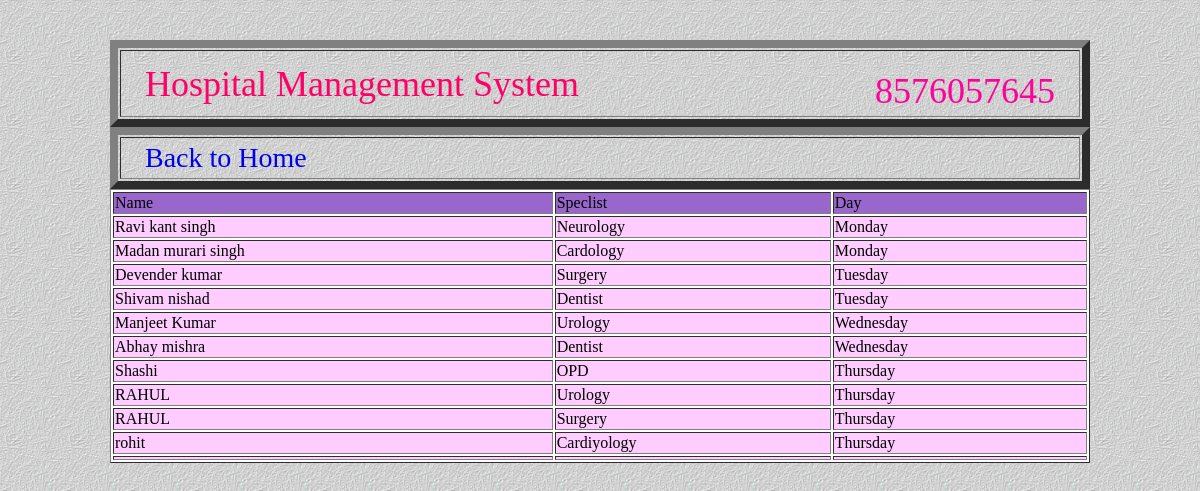
The app's page /ravi.php with its own data.
### tables this page shows
CREATE TABLE IF NOT EXISTS `doctor` (
  `id` int(10) unsigned NOT NULL AUTO_INCREMENT,
  `name` varchar(45) NOT NULL,
  `specilist` varchar(45) NOT NULL,
  `room` varchar(45) NOT NULL,
  `day` varchar(45) NOT NULL,
  PRIMARY KEY (`id`)
);

### ravi.php (the view, shortened to what this page needs)
<?php
$sql="SELECT * FROM doctor ";
$query=mysql_query($sql)or die(mysql_error());
?>
<!DOCTYPE HTML>
<html>
<title>p-list</title><head>
<link rel="stylesheet" href="css/list.css">
	</head><body>
    <form method="" action="plist.php">
     <table width="100%" border="8" style="margin-top:40px">
    <tr>
    <td><table width="100%" border="0"></td>
    <tr>
    <td><div class="ravi">Hospital Management System</div></td>
    <td><div class="kant">8576057645</div></td>
    </tr>
    </table>
    <table width="100%" border="8">
    <tr>
   <td><table width="100%" border="0"></td>
    <tr>
		 <td><div class="singh"><a href="index.php" target="_self">Back to Home</a></div></td>
        </tr>
         </table>
    <table width="100%" border="1" bgcolor="#FFFFFF">
      <tr>
        <td bgcolor="#9966CC"><span class="style1">Name</span></td>
        <td bgcolor="#9966CC"><span class="style1">Speclist</span></td>
        <td bgcolor="#9966CC"><span class="style1">Day</span></td
      ></tr>
      <?php while($row=mysql_fetch_array($query)){?>
      <tr bgcolor="#FFCCFF">
        <td><?php echo $row['1']?></td>
        <td><?php echo $row['2']?></td>
        <td><?php echo $row['4']?></td>
      </tr>
	  <?php } ?>
    </table></td>
</form>
</body>
</html>

### css/list.css (style rules this page uses)
.ravi { font-size:36px; margin-left:20px; color:#F06; }
.kant { font-size:36px; text-align:right; color:#F09; margin-top:15px; margin-right:20px; }
.singh { text-align:left; margin-left:20px; font-size:28px; color:#F06; text-decoration:none; text-decoration:none; }
body { height:100%; margin:0 auto; min-height:100%; padding:0; width:980px; background:url(TEXTURE1.GIF); }
a:-webkit-any-link { color: -webkit-link; text-decoration:none; cursor: auto; }

### records on screen
doctor: name "Ravi kant singh", specilist "Neurology", day "Monday"
doctor: name "Madan murari singh", specilist "Cardology", day "Monday"
doctor: name "Devender kumar", specilist "Surgery", day "Tuesday"
doctor: name "Shivam nishad", specilist "Dentist", day "Tuesday"
doctor: name "Manjeet Kumar", specilist "Urology", day "Wednesday"
doctor: name "Abhay mishra", specilist "Dentist", day "Wednesday"
doctor: name "Shashi", specilist "OPD", day "Thursday"
doctor: name "RAHUL", specilist "Urology", day "Thursday"
doctor: name "RAHUL", specilist "Surgery", day "Thursday"
doctor: name "rohit", specilist "Cardiyology", day "Thursday"
